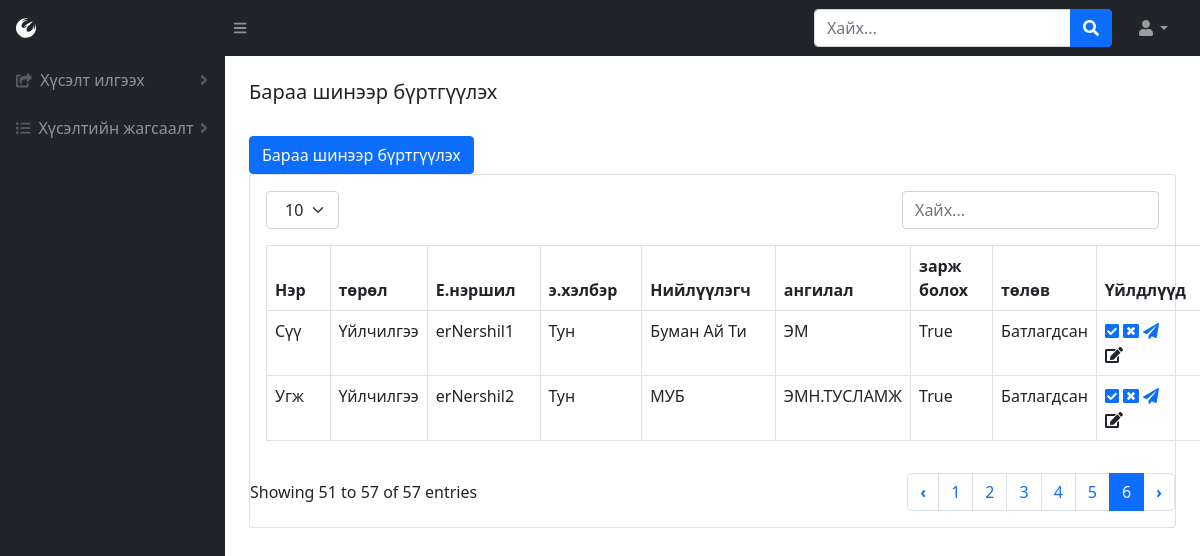
Before: /product-list (signed in) with the older database file.
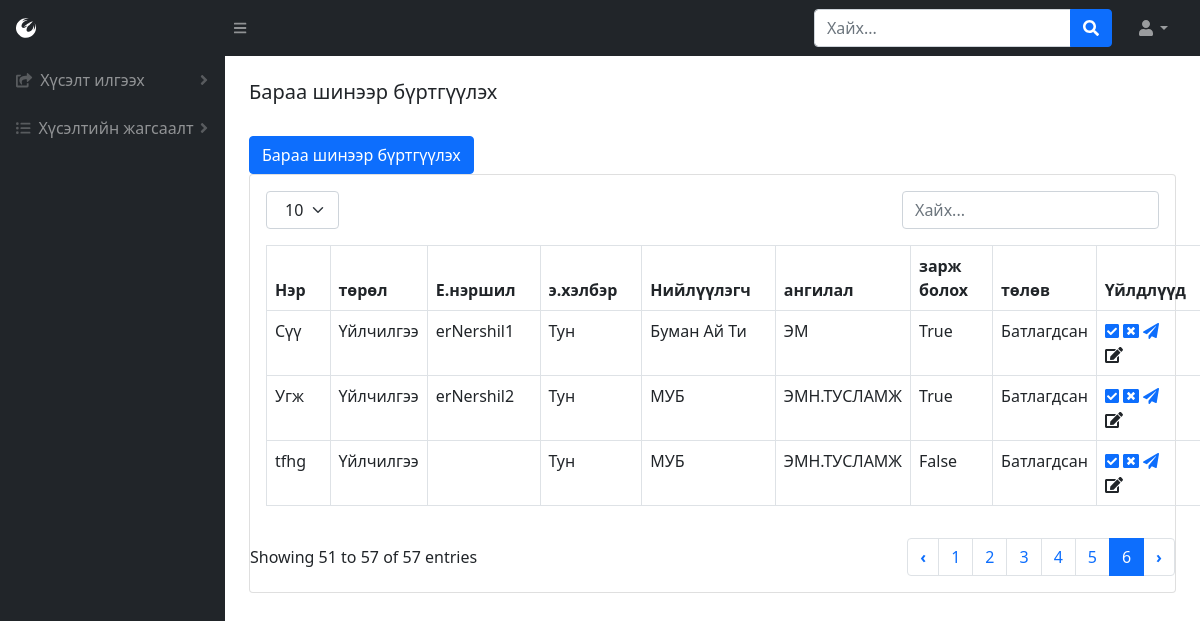
After: the same page with the newer database file.
### BMweb/models.py (models this page shows, shortened)
class Product(models.Model):
    prodName = models.CharField(max_length=300, verbose_name=_("Барааны нэр"))
    prodName_en = models.CharField(max_length=300, verbose_name=_("Барааны нэр англи"))
    brand = models.ForeignKey(ProdBrand, related_name='brands',on_delete=models.CASCADE, verbose_name=_("Брэнд нэр"))
    zCode = models.CharField(max_length=300, null=True, blank=True, verbose_name=_("Зураасан код"))
    prodType = models.ForeignKey(ProdType, related_name='products',on_delete=models.CASCADE, verbose_name=_("Төрлийн нэр"))
    zzCode = models.IntegerField(null=True, blank=True, verbose_name=_("Нэмэлт зураасан код"))
    price = models.DecimalField(max_digits=16, decimal_places=2, verbose_name=_("Үнэ"))
    hemNegj = models.ForeignKey(HemNegj, on_delete=models.CASCADE,verbose_name=_("Хэмжих нэгж"))
    hudNegj = models.IntegerField(null=True, blank=True, verbose_name=_("Худалдан авалтын нэгж"))
    company = models.ManyToManyField(Company,related_name='products',verbose_name=_("Компани"))
    erNershil = models.CharField(max_length=300, verbose_name=_("Ерөнхий нэршил"))
    emHelber = models.ForeignKey(EmHelber, on_delete=models.CASCADE,verbose_name=_("Эмийн хэлбэр"))
    paiz = models.ForeignKey(Paiz, on_delete=models.CASCADE,verbose_name=_("Пайз"))
    uildwerlegch = models.ForeignKey(Manufacturer, on_delete=models.CASCADE, verbose_name=_("Үйлдвэрлэгч"))
    uNiiluulegch = models.ForeignKey(Niiluulegch, on_delete=models.CASCADE, verbose_name=_("Үндсэн нийлүүлэгч"))
    category = models.ForeignKey(Category,related_name='categories', on_delete=models.CASCADE, verbose_name=_("Ангилал"))
    borBoloh = models.BooleanField(verbose_name=_("Борлуулж болох эсэх"),default=False)
    hudAwch = models.BooleanField(verbose_name=_("Худалдан авч болох эсэх"),default=False)
    zarBoloh = models.BooleanField(verbose_name=_("Зарлагдаж болох эсэх"),default=False)
    state = models.ForeignKey(State,related_name='products', on_delete=models.CASCADE, verbose_name=_("Төлөв"))
    class Meta:
        verbose_name = _("Бараа")
        verbose_name_plural = _("Бараа")

class ProdType(models.Model):
    typeName = models.CharField(max_length=300, verbose_name=_("Төрлийн нэр"))
    class Meta:
        verbose_name = _("Барааны төрөл")
        verbose_name_plural = _("Барааны төрөл")
    def __str__(self):
        return self.typeName

class EmHelber(models.Model):
    emHelberName = models.CharField(max_length=300,verbose_name=_("Эмийн хэлбэрийн нэр"))
    class Meta:
        verbose_name = _("Эмийн хэлбэр")
        verbose_name_plural = _("Эмийн хэлбэр")
    def __str__(self):
        return self.emHelberName

class Niiluulegch(models.Model):
    niiName = models.CharField(max_length=300,verbose_name=_("Нийлүүлэгчийн нэр"))
    class Meta:
        verbose_name = ("Нийлүүлэгч")
        verbose_name_plural = ("Нийлүүлэгч")
    def __str__(self):
        return self.niiName

class Category(models.Model):
    catName = models.CharField(max_length=300, verbose_name=_("Ангилалын нэр"))
    parent = models.IntegerField(null=True, blank=True, verbose_name=_("Эцэг ангилал"))
    class Meta:
        verbose_name = _("Ангилал")
        verbose_name_plural = _("Ангилал")
    def __str__(self):
        return self.catName

class State(models.Model):
    stateName = models.CharField(max_length=300, verbose_name=_("Төлөвийн нэр"))
    class Meta:
        verbose_name = _("Барааны төлөв")
        verbose_name_plural = _("Барааны төлөв")
    def __str__(self):
        return self.stateName

### BMweb/views.py (the view)
# urls.py: path('product-list',views.productList,name='product-list'),
def productList(request):
    if 'user_id' in request.session:
        p = Product.objects.all()
        h = Hereglegch.objects.get(pk=request.session['user_id'])
        return render(request,'productList.html', {'user': h, 'productList': p })
    else:
        return redirect('/login')

### BMweb/models.py (called while the page is built)
    def __str__(self):
        return self.manName

    def __str__(self):
        return self.paizName

    def __str__(self):
        return self.hemNegjName

### BMweb/templates/productList.html (shortened to what this page needs)
{% load static %}
<!DOCTYPE html>
<html lang="en">
    <head>
        <link href="https://cdn.jsdelivr.net/npm/simple-datatables@latest/dist/style.css" rel="stylesheet" />
        <link href="css/styles.css" rel="stylesheet" />
        <link href="{% static 'css/styles.css' %}" rel="stylesheet"/>
    </head>
    <body class="sb-nav-fixed">
        {% include "topNav.html" %}
        <div id="layoutSidenav">
            {% include "leftNav.html" %}
            <div id="layoutSidenav_content">
                {%  include "prodList.html" %}
            </div>
        </div>
    </body>
</html>

### BMweb/templates/prodList.html (shortened to what this page needs)
<main>
    <div class="container-fluid px-4">
        <h5 class="mt-4">Бараа шинээр бүртгүүлэх</h5>
        <a href="{% url 'product' %}" class="btn btn-primary" role="button">Бараа шинээр бүртгүүлэх</a>
        <div class="card mb-4">
            <div class="card-body">
                {% include "tableTop.html" %}
                    <table id="datatablesSimple" class="dataTable-table">
                        <thead>
                            <tr>
                                <th data-sortable="" class="asc">
                                    <a href="#" class="dataTable-sorter">Нэр</a>
                                </th>
                                <th data-sortable="" class="asc">
                                    <a href="#" class="dataTable-sorter">төрөл</a>
                                </th>
                                <th data-sortable="" class="asc">
                                    <a href="#" class="dataTable-sorter">Е.нэршил</a>
                                </th>
                                <th data-sortable="" class="asc">
                                    <a href="#" class="dataTable-sorter">э.хэлбэр</a>
                                </th>
                                <th data-sortable="" class="asc">
                                    <a href="#" class="dataTable-sorter">Нийлүүлэгч</a>
                                </th>
                                <th data-sortable="" class="asc">
                                    <a href="#" class="dataTable-sorter">ангилал</a>
                                </th>
                                <th data-sortable="" class="asc">
                                    <a href="#" class="dataTable-sorter">зарж болох</a>
                                </th>
                                <th data-sortable="" class="asc">
                                    <a href="#" class="dataTable-sorter">төлөв</a>
                                </th>
                                <th data-sortable="" class="asc">
                                    <a href="#" class="dataTable-sorter">Үйлдлүүд</a>
                                </th>
                            </tr>
                        </thead>
                        {% for h in productList %}
                            <tr>
                                <td>{{ h.prodName }}</td>
                                <td>{{ h.prodType }}</td>
                                <td>{{ h.erNershil }}</td>
                                <td>{{ h.emHelber }}</td>
                                <td>{{ h.uNiiluulegch }}</td>
                                <td>{{ h.category }}</td>
                                <td>{{ h.zarBoloh }}</td>
                                <td>{{ h.state }}</td>
                                <td><a href="/change-stateProd/{{h.id}}/1"><i class="fas fa-check-square"></i></a>
                                <a href="/change-stateProd/{{h.id}}/2"><i class="fas fa-window-close"></i></a>
                                <a href="/change-stateProd/{{h.id}}/3"><i class="fas fa-paper-plane"></i></a>
                                <form action="product" method="POST">{% csrf_token %}
                                    <input type="submit" value="засах" class="fas fa-edit"/></form></td>
                            </tr>
                    {% endfor %}
                    </table>
            </div>
            {% include "tableBottom.html" %}
        </div>
    </div>
</main>

Changed rows visible on the page:
added Product: prodName "tfhg", prodType "Үйлчилгээ", emHelber "Тун", uNiiluulegch "МУБ", category "ЭМН.ТУСЛАМЖ", zarBoloh "False", state "Батлагдсан"
